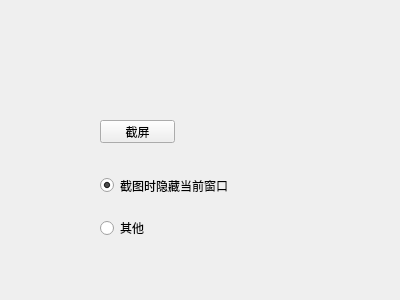
<?xml version="1.0" encoding="UTF-8"?>
<ui version="4.0">
 <class>Widget</class>
 <widget class="QWidget" name="Widget">
  <property name="geometry">
   <rect>
    <x>0</x>
    <y>0</y>
    <width>400</width>
    <height>300</height>
   </rect>
  </property>
  <property name="windowTitle">
   <string>Widget</string>
  </property>
  <widget class="QPushButton" name="pushButton">
   <property name="geometry">
    <rect>
     <x>100</x>
     <y>120</y>
     <width>75</width>
     <height>23</height>
    </rect>
   </property>
   <property name="text">
    <string>截屏</string>
   </property>
  </widget>
  <widget class="QRadioButton" name="radioButton">
   <property name="geometry">
    <rect>
     <x>100</x>
     <y>170</y>
     <width>141</width>
     <height>31</height>
    </rect>
   </property>
   <property name="text">
    <string>截图时隐藏当前窗口</string>
   </property>
   <property name="checked">
    <bool>true</bool>
   </property>
  </widget>
  <widget class="QRadioButton" name="anotherRadioButton">
   <property name="geometry">
    <rect>
     <x>100</x>
     <y>220</y>
     <width>89</width>
     <height>16</height>
    </rect>
   </property>
   <property name="text">
    <string>其他</string>
   </property>
  </widget>
 </widget>
 <layoutdefault spacing="6" margin="11"/>
 <resources/>
 <connections/>
</ui>
